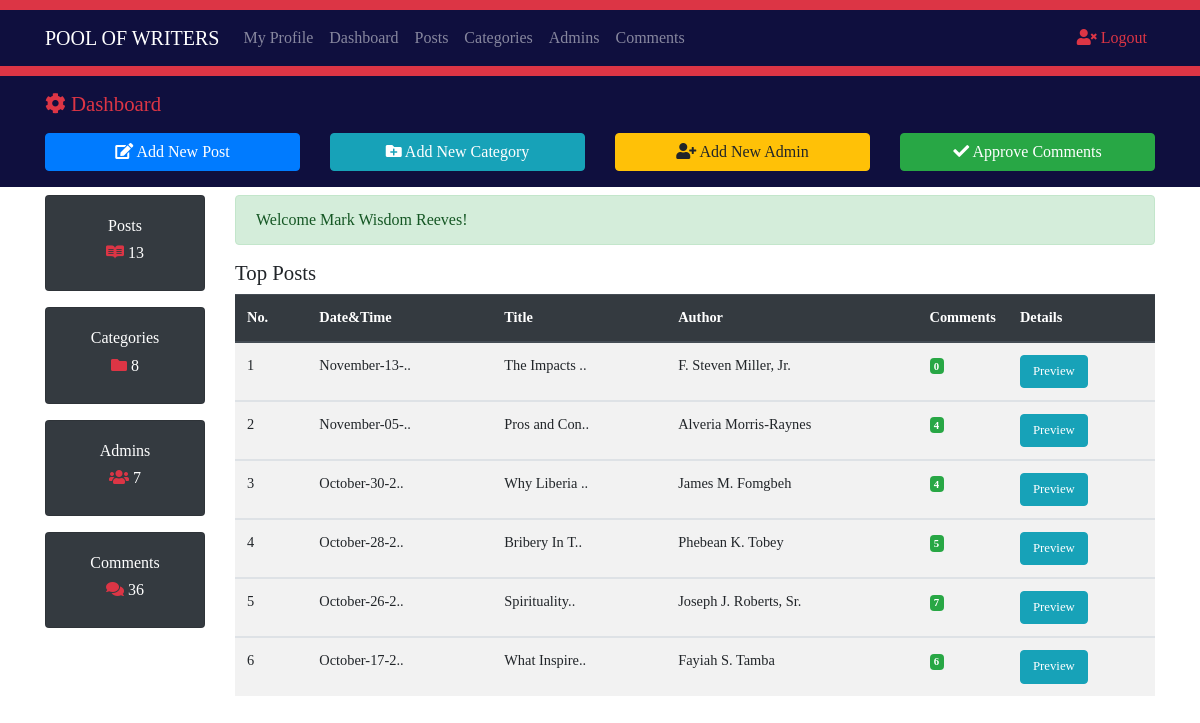
The app's page /admin-dashboard.php (signed in) with its own data.
### tables this page shows
CREATE TABLE `posts` (
  `id` int(10) NOT NULL,
  `datetime` varchar(50) NOT NULL,
  `title` varchar(300) NOT NULL,
  `category` varchar(50) NOT NULL,
  `author` varchar(50) NOT NULL,
  `image` varchar(50) NOT NULL,
  `description` varchar(9000) NOT NULL
);

### admin-dashboard.php (the view, shortened to what this page needs)
<?php include( './admin/inc/db.php' );
?>
<?php include( './includes/globalFunctions.php' );
?>
<?php include( './includes/globalSessions.php' );
?>
<!DOCTYPE html>
<html lang='en'>
<head>
  <?php include ( './includes/head.php' );
?>
</head>
<body>
  <?php include ( './admin/inc/AdminNavbar.php' );
?>
  <header class='text-white py-2' style='background: #0f0f3e;'>
    <div class='container'>
      <div class='row'>
        <div class='col-md-12 text-danger mb-2 mt-2'>
          <h1 class='global_text_size_on_small_screen_dashboard_title'><i class='fas fa-cog text-danger'></i> Dashboard
          </h1>
        </div>
        <div class='col-lg-3 mb-2'>
          <a href='add-new-blog-post.php' class='btn btn-primary btn-block'>
            <i class='fas fa-edit'></i> Add New Post
          </a>
        </div>
        <div class='col-lg-3 mb-2'>
          <a href='view-all-categories.php' class='btn btn-info btn-block'>
            <i class='fas fa-folder-plus'></i> Add New Category
          </a>
        </div>
        <div class='col-lg-3 mb-2'>
          <a href='manage-admins.php' class='btn btn-warning btn-block'>
            <i class='fas fa-user-plus'></i> Add New Admin
          </a>
        </div>
        <div class='col-lg-3 mb-2'>
          <a href='view-all-comments.php' class='btn btn-success btn-block'>
            <i class='fas fa-check'></i> Approve Comments
          </a>
        </div>
      </div>
    </div>
  </header>
  <section class='container py-2 mb-4'>
    <div class='row'>
      <div class='col-lg-2 d-none d-md-block'>
        <div class='card text-center bg-dark text-white mb-3 global_admin_card_box'>
          <div class='card-body'>
            <h1 class='lead'>Posts</h1>
            <h4 class='display-5'>
              <i class='fab fa-readme' style='color: #dc3545;'></i>
            </h4>
          </div>
        </div>
        <div class='card text-center bg-dark text-white mb-3 global_admin_card_box'>
          <div class='card-body'>
            <h1 class='lead'>Categories</h1>
            <h4 class='display-5'>
              <i class='fas fa-folder' style='color: #dc3545;'></i>
            </h4>
          </div>
        </div>
        <div class='card text-center bg-dark text-white mb-3 global_admin_card_box'>
          <div class='card-body'>
            <h1 class='lead'>Admins</h1>
            <h4 class='display-5'>
              <i class='fas fa-users' style='color: #dc3545;'></i>
            </h4>
          </div>
        </div>
        <div class='card text-center bg-dark text-white mb-3 global_admin_card_box'>
          <div class='card-body'>
            <h1 class='lead'>Comments</h1>
            <h4 class='display-5'>
              <i class='fas fa-comments' style='color: #dc3545;'></i>
            </h4>
          </div>
        </div>
      </div>
      <div class='col-lg-10'>
        <?php
echo SuccessMessage();
?>
        <h1 class='global_text_size_on_small_screen_dashboard_title'>Top Posts</h1>
        <div class='global_responsive_table_container'>
          <table class='table table-striped table-hover'>
            <thead class='thead-dark'>
              <tr>
                <th>No. </th>
                <th>Date&Time</th>
                <th>Title</th>
                <th>Author</th>
                <th>Comments</th>
                <th>Details</th>
              </tr>
            </thead>
            <?php
$SrNo = 0;
global $conn;
$sql = 'SELECT * FROM posts ORDER BY id DESC LIMIT 0,6';
$stmt = $conn->query( $sql );
while ( $DataRows = $stmt->fetch() ) {
    $PostId = $DataRows[ 'id' ];
    $PostDateAndTime = $DataRows[ 'datetime' ];
    $PostAuthor = $DataRows[ 'author' ];
    $PostTitle = $DataRows[ 'title' ];
    $SrNo++;
    ?>
            <tbody>
              <tr>
                <td><?php echo $SrNo;
    ?></td>
                <td>
                  <?php
    if ( strlen( $PostDateAndTime ) > 10 ) {
        $PostDateAndTime = substr( $PostDateAndTime, 0, 12 ). '..';
        echo $PostDateAndTime;
    }
    ?>
                </td>
                <td>
                  <?php
    if ( strlen( $PostTitle ) > 10 ) {
        $PostTitle = substr( $PostTitle, 0, 12 ). '..';
        echo $PostTitle;
    }
    ?>
                </td>
                <td><?php echo $PostAuthor;
    ?></td>
                <td class='col-sm-1'>
                  <?php $Total = ApproveCommentsAccordingtoPost( $PostId );
    ?>
                  <span class='badge badge-success'>
                    <?php echo $Total;
    ?>
                  </span>
                </td>
                <td>
                  <a href="blog-post-detail.php?id=<?php echo $PostId; ?>" class='btn btn-info' target='_blank'>
                    Preview
                  </a>
                </td>
              </tr>
            </tbody>
            <?php }
    ?>
          </table>
        </div>
      </div>
    </div>
  </section>
  <?php include ( './admin/inc/footer.php' );
    ?>

### includes/head.php (shortened to what this page needs)
<link rel='stylesheet' href='https://use.fontawesome.com/releases/v5.6.3/css/all.css'
>
<link rel='stylesheet' href='https://stackpath.bootstrapcdn.com/bootstrap/4.2.1/css/bootstrap.min.css'
>
<link rel='stylesheet' href='../css/styles.css'>

### admin/inc/AdminNavbar.php (shortened to what this page needs)
<div style='height:10px; background:#dc3545;'></div>
<nav class='navbar navbar-expand-lg navbar-dark' style='background:#0f0f3e;'>
  <div class='container'>
    <a href='index.php?page=1' class='navbar-brand'>POOL OF WRITERS</a>
    <div class='collapse navbar-collapse' id='navbarcollapse'>
      <ul class='navbar-nav mr-auto'>
        <li class='nav-item'>
          <a href='my-profile.php' class='nav-link'>My Profile</a>
        </li>
        <li class='nav-item'>
          <a href='admin-dashboard.php' class='nav-link'>Dashboard</a>
        </li>
        <li class='nav-item'>
          <a href='view-blog-posts.php' class='nav-link'>Posts</a>
        </li>
        <li class='nav-item'>
          <a href='view-all-categories.php' class='nav-link'>Categories</a>
        </li>
        <li class='nav-item'>
          <a href='manage-admins.php' class='nav-link'>Admins</a>
        </li>
        <li class='nav-item'>
          <a href='view-all-comments.php' class='nav-link'>Comments</a>
        </li>
      </ul>
      <ul class='navbar-nav ml-auto'>
        <li class='nav-item'><a href='logout.php' class='nav-link text-danger'>
            <i class='fas fa-user-times'></i> Logout</a></li>
      </ul>
    </div>
  </div>
</nav>
<div style='height:10px; background:#dc3545;'></div>

### includes/globalFunctions.php (shortened to what this page needs)
<?php include( './admin/inc/db.php' );
?>
<?php
function TotalPosts() {
    global $conn;
    $sql = 'SELECT COUNT(*) FROM posts';
    $stmt = $conn->query( $sql );
    $TotalRows = $stmt->fetch();
    $TotalPostsFromDB = array_shift( $TotalRows );
    echo $TotalPostsFromDB;
}
function TotalCategories() {
    global $conn;
    $sql = 'SELECT COUNT(*) FROM category';
    $stmt = $conn->query( $sql );
    $TotalRows = $stmt->fetch();
    $TotalCategoriesFromDB = array_shift( $TotalRows );
    echo $TotalCategoriesFromDB;
}
function TotalAdmins() {
    global $conn;
    $sql = 'SELECT COUNT(*) FROM admin';
    $stmt = $conn->query( $sql );
    $TotalRows = $stmt->fetch();
    $TotalAdminsFromDB = array_shift( $TotalRows );
    echo $TotalAdminsFromDB;
}
function TotalComments() {
    global $conn;
    $sql = 'SELECT COUNT(*) FROM comments';
    $stmt = $conn->query( $sql );
    $TotalRows = $stmt->fetch();
    $TotalCommentsFromDB = array_shift( $TotalRows );
    echo $TotalCommentsFromDB;
}
function ApproveCommentsAccordingtoPost( $PostId ) {
    global $conn;
    $sqlApprovedComments = "SELECT COUNT(*) FROM comments WHERE post_id='$PostId'";
    $stmtApprovedComments = $conn->query( $sqlApprovedComments );
    $TotalCommentRows = $stmtApprovedComments->fetch();
    $TotalApprovedCommentLists = array_shift( $TotalCommentRows );
    return $TotalApprovedCommentLists;
}
?>

### includes/globalSessions.php (shortened to what this page needs)
<?php
function SuccessMessage() {
    if ( isset( $_SESSION[ 'SuccessMessage' ] ) ) {
        $Output = '<div class=\'alert alert-success\'>';
        $Output .= htmlentities( $_SESSION[ 'SuccessMessage' ] );
        $Output .= '</div>';
        return $Output;
    }
}
?>

### admin/inc/footer.php (shortened to what this page needs)
</body>
</html>

### includes/head.php (style rules this page uses)
* { padding: 0; margin: 0; font-family: Bitter, Georgia, 'Times New Roman', Times, serif; box-sizing: border-box; }
.global_responsive_table_container th { font-size: 0.9rem; }
.global_responsive_table_container td { font-size: 0.9rem; }
.global_responsive_table_container td a { font-size: 0.8rem; }
@media only screen and (max-width: 1220px) { .global_admin_card_box h1 { font-size: 1rem !important; } }
@media only screen and (max-width: 1220px) { .global_admin_card_box h4 { font-size: 1rem !important; } }
.global_text_size_on_small_screen_dashboard_title { font-size: 1.3rem; }

### records on screen
posts: datetime "November-13-..", title "The Impacts ..", author "F. Steven Miller, Jr.", Total "0"
posts: datetime "November-05-..", title "Pros and Con..", author "Alveria Morris-Raynes", Total "4"
posts: datetime "October-30-2..", title "Why Liberia ..", author "James M. Fomgbeh", Total "4"
posts: datetime "October-28-2..", title "Bribery In T..", author "Phebean K. Tobey", Total "5"
posts: datetime "October-26-2..", title "Spirituality..", author "Joseph J. Roberts, Sr.", Total "7"
posts: datetime "October-17-2..", title "What Inspire..", author "Fayiah S. Tamba", Total "6"

### other values on screen
$TotalPostsFromDB "13"
$TotalCategoriesFromDB "8"
$TotalAdminsFromDB "7"
$TotalCommentsFromDB "36"
SuccessMessage() "Welcome Mark Wisdom Reeves!"
